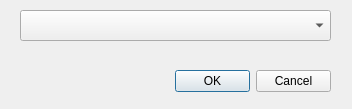
<?xml version="1.0" encoding="UTF-8"?>
<ui version="4.0">
 <class>addDialog</class>
 <widget class="QDialog" name="addDialog">
  <property name="geometry">
   <rect>
    <x>0</x>
    <y>0</y>
    <width>352</width>
    <height>109</height>
   </rect>
  </property>
  <property name="windowTitle">
   <string>Add resource</string>
  </property>
  <widget class="QComboBox" name="resourceTypeComboBox">
   <property name="geometry">
    <rect>
     <x>20</x>
     <y>10</y>
     <width>311</width>
     <height>31</height>
    </rect>
   </property>
  </widget>
  <widget class="QDialogButtonBox" name="confirmButtonBox">
   <property name="geometry">
    <rect>
     <x>175</x>
     <y>70</y>
     <width>156</width>
     <height>23</height>
    </rect>
   </property>
   <property name="standardButtons">
    <set>QDialogButtonBox::Cancel|QDialogButtonBox::Ok</set>
   </property>
  </widget>
 </widget>
 <resources/>
 <connections/>
</ui>
